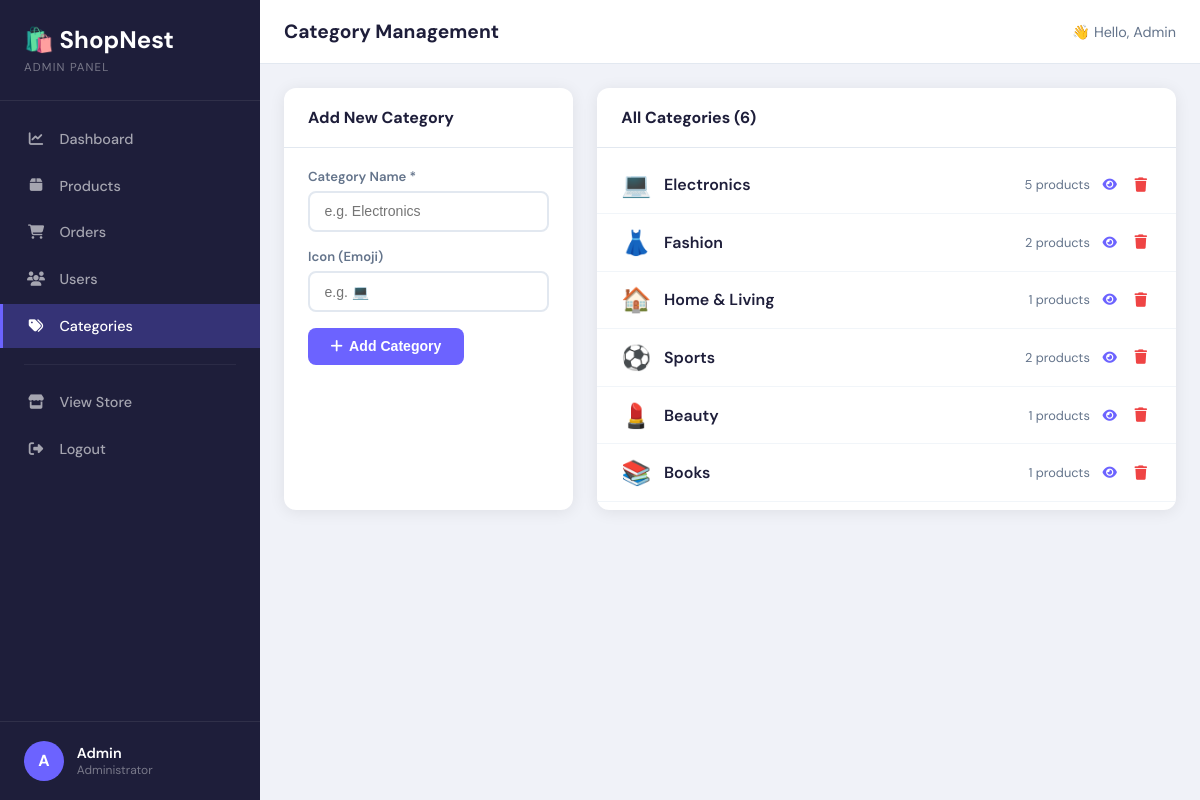
Page /admin/categories (signed in) on the committed database.
### app.py (models this page shows)
class User(UserMixin, db.Model):
    id = db.Column(db.Integer, primary_key=True)
    name = db.Column(db.String(100), nullable=False)
    email = db.Column(db.String(120), unique=True, nullable=False)
    password = db.Column(db.String(200), nullable=False)
    is_admin = db.Column(db.Boolean, default=False)
    created_at = db.Column(db.DateTime, default=datetime.utcnow)
    orders = db.relationship('Order', backref='customer', lazy=True)

class Category(db.Model):
    id = db.Column(db.Integer, primary_key=True)
    name = db.Column(db.String(50), nullable=False)
    icon = db.Column(db.String(50), default='🛍️')
    products = db.relationship('Product', backref='category', lazy=True)

### app.py (the view)
@app.route('/admin/categories', methods=['GET', 'POST'])
@login_required
@admin_required
def admin_categories():
    if request.method == 'POST':
        c = Category(name=request.form['name'], icon=request.form.get('icon', '🛍️'))
        db.session.add(c)
        db.session.commit()
        flash('Category added successfully!', 'success')
    categories = Category.query.all()
    return render_template('admin/categories.html', categories=categories)

### app.py (called while the page is built)
@login_manager.user_loader
def load_user(user_id):
    return User.query.get(int(user_id))

@app.context_processor
def inject_nav_categories():
    try:
        nav_cats = Category.query.all()
    except Exception:
        nav_cats = []
    return dict(nav_categories=nav_cats)

def admin_required(f):
    from functools import wraps
    @wraps(f)
    def decorated(*args, **kwargs):
        if not current_user.is_authenticated or not current_user.is_admin:
            flash('Admin access required!', 'danger')
            return redirect(url_for('login'))
        return f(*args, **kwargs)
    return decorated

### templates/admin/categories.html (shortened to what this page needs)
{% extends 'admin/base.html' %}
{% block page_title %}Category Management{% endblock %}
{% block content %}
<div class="dashboard-grid-2">
  <div class="admin-card">
    <div class="card-header"><h3>Add New Category</h3></div>
    <form method="post" class="category-form">
      <div class="form-group">
        <label>Category Name *</label>
        <input type="text" name="name" required placeholder="e.g. Electronics">
      </div>
      <div class="form-group">
        <label>Icon (Emoji)</label>
        <input type="text" name="icon" placeholder="e.g. 💻" maxlength="5">
      </div>
      <button type="submit" class="btn-admin-primary">
        <i class="fas fa-plus"></i> Add Category
      </button>
    </form>
  </div>
  <div class="admin-card">
    <div class="card-header"><h3>All Categories ({{ categories|length }})</h3></div>
    <div class="cat-manage-list">
      {% for c in categories %}
      <div class="cat-manage-item">
        <span class="cat-icon-big">{{ c.icon }}</span>
        <span class="cat-manage-name">{{ c.name }}</span>
        <span class="cat-count">{{ c.products|length }} products</span>
        <a href="{{ url_for('admin_products', cat=c.id) }}" class="edit-link" title="View products">
          <i class="fas fa-eye"></i>
        </a>
        <a href="{{ url_for('admin_delete_category', id=c.id) }}" class="btn-delete-sm"
           onclick="return confirm('Delete this category?')" title="Delete">
          <i class="fas fa-trash"></i>
        </a>
      </div>
      {% endfor %}
    </div>
  </div>
</div>
{% endblock %}

### templates/admin/base.html (shortened to what this page needs)
<!DOCTYPE html>
<html lang="en">
<head>
  <link rel="stylesheet" href="https://cdnjs.cloudflare.com/ajax/libs/font-awesome/6.5.0/css/all.min.css">
  <link rel="stylesheet" href="{{ url_for('static', filename='css/admin.css') }}">
</head>
<body class="admin-body">
<div class="admin-layout">
  <aside class="admin-sidebar" id="adminSidebar">
    <div class="sidebar-header">
      <div class="admin-logo">🛍️ ShopNest</div>
      <span class="admin-label">Admin Panel</span>
    </div>
    <nav class="sidebar-nav">
      <a href="{{ url_for('admin_dashboard') }}" class="{{ 'active' if request.endpoint=='admin_dashboard' }}">
        <i class="fas fa-chart-line"></i><span>Dashboard</span>
      </a>
      <a href="{{ url_for('admin_products') }}" class="{{ 'active' if 'product' in request.endpoint }}">
        <i class="fas fa-box"></i><span>Products</span>
      </a>
      <a href="{{ url_for('admin_orders') }}" class="{{ 'active' if request.endpoint=='admin_orders' }}">
        <i class="fas fa-shopping-cart"></i><span>Orders</span>
      </a>
      <a href="{{ url_for('admin_users') }}" class="{{ 'active' if request.endpoint=='admin_users' }}">
        <i class="fas fa-users"></i><span>Users</span>
      </a>
      <a href="{{ url_for('admin_categories') }}" class="{{ 'active' if request.endpoint=='admin_categories' }}">
        <i class="fas fa-tags"></i><span>Categories</span>
      </a>
      <div class="nav-divider"></div>
      <a href="{{ url_for('index') }}" target="_blank">
        <i class="fas fa-store"></i><span>View Store</span>
      </a>
      <a href="{{ url_for('logout') }}" class="logout-link">
        <i class="fas fa-sign-out-alt"></i><span>Logout</span>
      </a>
    </nav>
    <div class="sidebar-user">
      <div class="user-avatar">{{ current_user.name[0].upper() }}</div>
      <div>
        <div class="user-name">{{ current_user.name }}</div>
        <div class="user-role">Administrator</div>
      </div>
    </div>
  </aside>
  <div class="admin-main">
    <header class="admin-header">
      <h1 class="admin-page-title">{% block page_title %}Dashboard{% endblock %}</h1>
      <div class="header-right">
        <span class="greeting">👋 Hello, {{ current_user.name }}</span>
      </div>
    </header>
    <div class="admin-content">{% block content %}{% endblock %}</div>
  </div>
</div>
</body>
</html>

### static/css/admin.css (style rules this page uses)
:root { --primary: #6c63ff; --primary-dark: #5548e0; --accent: #ff6584; --bg: #f0f2f8; --sidebar: #1e1e3a; --sidebar-hover: rgba(255,255,255,.08); --sidebar-active: rgba(108,99,255,.3); --card: #ffffff; --border: #e2e8f0; --text: #1e1e3a; --text-muted: #64748b; --success: #10b981; --warning: #f59e0b; --danger: #ef4444; --info: #3b82f6; --radius: 12px; --shadow: 0 2px 16px rgba(0,0,0,0.08); }
*, *::before, *::after { box-sizing: border-box; margin: 0; padding: 0; }
body.admin-body { font-family: 'DM Sans', sans-serif; background: var(--bg); color: var(--text); }
a { text-decoration: none; color: inherit; }
.admin-layout { display: flex; min-height: 100vh; }
.admin-sidebar { width: 260px; min-height: 100vh; background: var(--sidebar); display: flex; flex-direction: column; position: fixed; left: 0; top: 0; z-index: 100; transition: transform .3s; }
.sidebar-header { padding: 1.5rem; border-bottom: 1px solid rgba(255,255,255,.08); }
.admin-logo { font-size: 1.5rem; font-weight: 700; color: #fff; }
.admin-label { font-size: .72rem; color: rgba(255,255,255,.4); text-transform: uppercase; letter-spacing: .1em; }
.sidebar-nav { flex: 1; padding: 1rem 0; display: flex; flex-direction: column; gap: .2rem; }
.sidebar-nav a { display: flex; align-items: center; gap: .9rem; padding: .8rem 1.5rem; color: rgba(255,255,255,.6); font-size: .9rem; font-weight: 500; transition: all .2s; border-left: 3px solid transparent; }
.sidebar-nav a.active { color: #fff; background: var(--sidebar-active); border-left-color: var(--primary); }
.sidebar-nav a i { width: 18px; text-align: center; }
.nav-divider { height: 1px; background: rgba(255,255,255,.06); margin: .8rem 1.5rem; }
.sidebar-user { padding: 1.2rem 1.5rem; border-top: 1px solid rgba(255,255,255,.08); display: flex; align-items: center; gap: .8rem; }
.user-avatar { width: 40px; height: 40px; background: var(--primary); border-radius: 50%; display: flex; align-items: center; justify-content: center; color: #fff; font-weight: 700; font-size: 1rem; }
.user-name { color: #fff; font-size: .9rem; font-weight: 600; }
.user-role { color: rgba(255,255,255,.4); font-size: .75rem; }
.admin-main { margin-left: 260px; flex: 1; display: flex; flex-direction: column; min-height: 100vh; }
.admin-header { background: var(--card); border-bottom: 1px solid var(--border); padding: 0 1.5rem; height: 64px; display: flex; align-items: center; gap: 1rem; position: sticky; top: 0; z-index: 50; }
.admin-page-title { font-size: 1.2rem; font-weight: 700; }
.header-right { margin-left: auto; }
.greeting { color: var(--text-muted); font-size: .9rem; }
.admin-content { padding: 1.5rem; flex: 1; }
.dashboard-grid-2 { display: grid; grid-template-columns: 1fr 2fr; gap: 1.5rem; }
.admin-card { background: var(--card); border-radius: var(--radius); box-shadow: var(--shadow); overflow: hidden; }
.card-header { display: flex; align-items: center; justify-content: space-between; padding: 1.2rem 1.5rem; border-bottom: 1px solid var(--border); }
.card-header h3 { font-size: 1rem; font-weight: 700; }
.edit-link { margin-left: auto; font-size: .8rem; color: var(--primary); font-weight: 600; }
.category-form { padding: 1.2rem 1.5rem; }
.cat-manage-list { padding: .5rem 0; }
.cat-manage-item { display: flex; align-items: center; gap: .8rem; padding: .8rem 1.5rem; border-bottom: 1px solid #f1f5f9; }
.cat-icon-big { font-size: 1.5rem; }
.cat-manage-name { font-weight: 600; flex: 1; }
.cat-count { font-size: .8rem; color: var(--text-muted); }
.btn-delete-sm { background: none; border: none; color: var(--danger); cursor: pointer; font-size: .9rem; padding: .3rem; }
.form-group { margin-bottom: 1rem; }
.form-group label { display: block; font-size: .82rem; font-weight: 600; margin-bottom: .4rem; color: var(--text-muted); }
.form-group input, .form-group select, .form-group textarea { width: 100%; padding: .65rem .9rem; border: 2px solid var(--border); border-radius: 8px; font-size: .88rem; transition: border .2s; }
.btn-admin-primary { display: inline-flex; align-items: center; gap: .4rem; padding: .65rem 1.4rem; background: var(--primary); color: #fff; border: none; border-radius: 8px; font-weight: 600; font-size: .88rem; cursor: pointer; transition: all .2s; }

### rows in the picture
User: name "A", name "Admin"
Category: icon "💻", name "Electronics", products|length "5"
Category: icon "👗", name "Fashion", products|length "2"
Category: icon "🏠", name "Home & Living", products|length "1"
Category: icon "⚽", name "Sports", products|length "2"
Category: icon "💄", name "Beauty", products|length "1"
Category: icon "📚", name "Books", products|length "1"

### other values in the picture
{{ categories|length }} "6"
